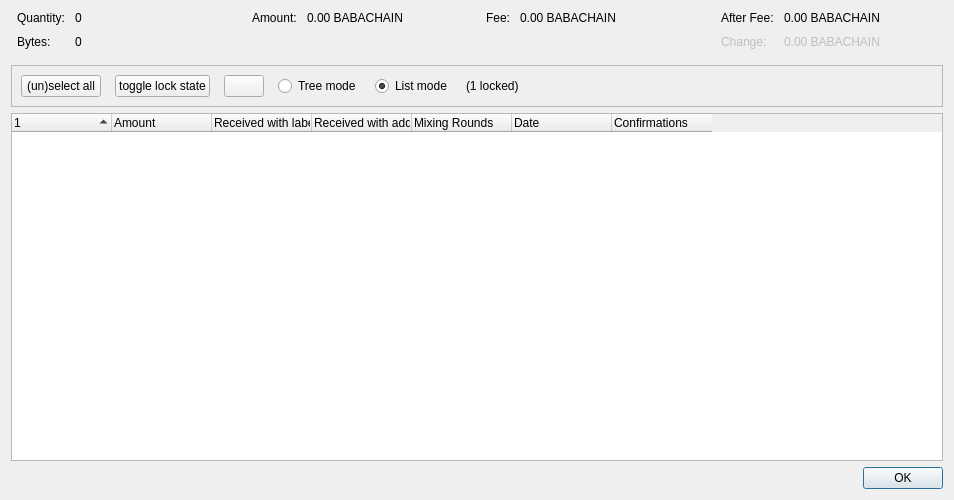
<?xml version="1.0" encoding="UTF-8"?>
<ui version="4.0">
 <class>CoinControlDialog</class>
 <widget class="QDialog" name="CoinControlDialog">
  <property name="geometry">
   <rect>
    <x>0</x>
    <y>0</y>
    <width>954</width>
    <height>500</height>
   </rect>
  </property>
  <property name="windowTitle">
   <string>Coin Selection</string>
  </property>
  <layout class="QVBoxLayout" name="verticalLayout">
   <item>
    <layout class="QHBoxLayout" name="horizontalLayoutTop" stretch="0,0,0,0">
     <property name="topMargin">
      <number>0</number>
     </property>
     <property name="bottomMargin">
      <number>10</number>
     </property>
     <item>
      <layout class="QFormLayout" name="formLayoutCoinControl1">
       <property name="labelAlignment">
        <set>Qt::AlignLeft|Qt::AlignVCenter</set>
       </property>
       <property name="horizontalSpacing">
        <number>10</number>
       </property>
       <property name="verticalSpacing">
        <number>10</number>
       </property>
       <property name="leftMargin">
        <number>6</number>
       </property>
       <property name="rightMargin">
        <number>6</number>
       </property>
       <item row="0" column="0">
        <widget class="QLabel" name="labelCoinControlQuantityText">
         <property name="text">
          <string>Quantity:</string>
         </property>
        </widget>
       </item>
       <item row="0" column="1">
        <widget class="QLabel" name="labelCoinControlQuantity">
         <property name="cursor">
          <cursorShape>IBeamCursor</cursorShape>
         </property>
         <property name="contextMenuPolicy">
          <enum>Qt::ActionsContextMenu</enum>
         </property>
         <property name="text">
          <string notr="true">0</string>
         </property>
         <property name="textInteractionFlags">
          <set>Qt::LinksAccessibleByMouse|Qt::TextSelectableByKeyboard|Qt::TextSelectableByMouse</set>
         </property>
        </widget>
       </item>
       <item row="1" column="0">
        <widget class="QLabel" name="labelCoinControlBytesText">
         <property name="text">
          <string>Bytes:</string>
         </property>
        </widget>
       </item>
       <item row="1" column="1">
        <widget class="QLabel" name="labelCoinControlBytes">
         <property name="cursor">
          <cursorShape>IBeamCursor</cursorShape>
         </property>
         <property name="contextMenuPolicy">
          <enum>Qt::ActionsContextMenu</enum>
         </property>
         <property name="text">
          <string notr="true">0</string>
         </property>
         <property name="textInteractionFlags">
          <set>Qt::LinksAccessibleByMouse|Qt::TextSelectableByKeyboard|Qt::TextSelectableByMouse</set>
         </property>
        </widget>
       </item>
      </layout>
     </item>
     <item>
      <layout class="QFormLayout" name="formLayoutCoinControl2">
       <property name="horizontalSpacing">
        <number>10</number>
       </property>
       <property name="verticalSpacing">
        <number>10</number>
       </property>
       <property name="leftMargin">
        <number>6</number>
       </property>
       <property name="rightMargin">
        <number>6</number>
       </property>
       <item row="0" column="0">
        <widget class="QLabel" name="labelCoinControlAmountText">
         <property name="text">
          <string>Amount:</string>
         </property>
        </widget>
       </item>
       <item row="0" column="1">
        <widget class="QLabel" name="labelCoinControlAmount">
         <property name="cursor">
          <cursorShape>IBeamCursor</cursorShape>
         </property>
         <property name="contextMenuPolicy">
          <enum>Qt::ActionsContextMenu</enum>
         </property>
         <property name="text">
          <string notr="true">0.00 BABACHAIN</string>
         </property>
         <property name="textInteractionFlags">
          <set>Qt::LinksAccessibleByMouse|Qt::TextSelectableByKeyboard|Qt::TextSelectableByMouse</set>
         </property>
        </widget>
       </item>
      </layout>
     </item>
     <item>
      <layout class="QFormLayout" name="formLayoutCoinControl3">
       <property name="horizontalSpacing">
        <number>10</number>
       </property>
       <property name="verticalSpacing">
        <number>10</number>
       </property>
       <property name="leftMargin">
        <number>6</number>
       </property>
       <property name="rightMargin">
        <number>6</number>
       </property>
       <item row="0" column="0">
        <widget class="QLabel" name="labelCoinControlFeeText">
         <property name="text">
          <string>Fee:</string>
         </property>
        </widget>
       </item>
       <item row="0" column="1">
        <widget class="QLabel" name="labelCoinControlFee">
         <property name="cursor">
          <cursorShape>IBeamCursor</cursorShape>
         </property>
         <property name="contextMenuPolicy">
          <enum>Qt::ActionsContextMenu</enum>
         </property>
         <property name="text">
          <string notr="true">0.00 BABACHAIN</string>
         </property>
         <property name="textInteractionFlags">
          <set>Qt::LinksAccessibleByMouse|Qt::TextSelectableByKeyboard|Qt::TextSelectableByMouse</set>
         </property>
        </widget>
       </item>
      </layout>
     </item>
     <item>
      <layout class="QFormLayout" name="formLayoutCoinControl4">
       <property name="labelAlignment">
        <set>Qt::AlignLeft|Qt::AlignVCenter</set>
       </property>
       <property name="horizontalSpacing">
        <number>10</number>
       </property>
       <property name="verticalSpacing">
        <number>10</number>
       </property>
       <property name="leftMargin">
        <number>6</number>
       </property>
       <property name="rightMargin">
        <number>6</number>
       </property>
       <item row="0" column="0">
        <widget class="QLabel" name="labelCoinControlAfterFeeText">
         <property name="text">
          <string>After Fee:</string>
         </property>
        </widget>
       </item>
       <item row="0" column="1">
        <widget class="QLabel" name="labelCoinControlAfterFee">
         <property name="cursor">
          <cursorShape>IBeamCursor</cursorShape>
         </property>
         <property name="contextMenuPolicy">
          <enum>Qt::ActionsContextMenu</enum>
         </property>
         <property name="text">
          <string notr="true">0.00 BABACHAIN</string>
         </property>
         <property name="textInteractionFlags">
          <set>Qt::LinksAccessibleByMouse|Qt::TextSelectableByKeyboard|Qt::TextSelectableByMouse</set>
         </property>
        </widget>
       </item>
       <item row="1" column="0">
        <widget class="QLabel" name="labelCoinControlChangeText">
         <property name="enabled">
          <bool>false</bool>
         </property>
         <property name="text">
          <string>Change:</string>
         </property>
        </widget>
       </item>
       <item row="1" column="1">
        <widget class="QLabel" name="labelCoinControlChange">
         <property name="enabled">
          <bool>false</bool>
         </property>
         <property name="cursor">
          <cursorShape>IBeamCursor</cursorShape>
         </property>
         <property name="contextMenuPolicy">
          <enum>Qt::ActionsContextMenu</enum>
         </property>
         <property name="text">
          <string notr="true">0.00 BABACHAIN</string>
         </property>
         <property name="textInteractionFlags">
          <set>Qt::LinksAccessibleByMouse|Qt::TextSelectableByKeyboard|Qt::TextSelectableByMouse</set>
         </property>
        </widget>
       </item>
      </layout>
     </item>
    </layout>
   </item>
   <item>
    <widget class="QFrame" name="frame">
     <property name="minimumSize">
      <size>
       <width>0</width>
       <height>40</height>
      </size>
     </property>
     <property name="frameShape">
      <enum>QFrame::StyledPanel</enum>
     </property>
     <property name="frameShadow">
      <enum>QFrame::Sunken</enum>
     </property>
     <layout class="QHBoxLayout" name="horizontalLayout">
      <item>
       <layout class="QHBoxLayout" name="horizontalLayoutPanel" stretch="0,0,0,0,0,0,0">
        <property name="spacing">
         <number>14</number>
        </property>
        <item>
         <widget class="QPushButton" name="pushButtonSelectAll">
          <property name="sizePolicy">
           <sizepolicy hsizetype="Maximum" vsizetype="Fixed">
            <horstretch>0</horstretch>
            <verstretch>0</verstretch>
           </sizepolicy>
          </property>
          <property name="text">
           <string>(un)select all</string>
          </property>
          <property name="autoDefault">
           <bool>false</bool>
          </property>
         </widget>
        </item>
        <item>
         <widget class="QPushButton" name="pushButtonToggleLock">
          <property name="sizePolicy">
           <sizepolicy hsizetype="Maximum" vsizetype="Fixed">
            <horstretch>0</horstretch>
            <verstretch>0</verstretch>
           </sizepolicy>
          </property>
          <property name="text">
           <string>toggle lock state</string>
          </property>
          <property name="autoDefault">
           <bool>false</bool>
          </property>
         </widget>
        </item>
        <item>
         <widget class="QPushButton" name="hideButton">
          <property name="sizePolicy">
           <sizepolicy hsizetype="Maximum" vsizetype="Fixed">
            <horstretch>0</horstretch>
            <verstretch>0</verstretch>
           </sizepolicy>
          </property>
          <property name="text">
           <string/>
          </property>
          <property name="autoDefault">
           <bool>false</bool>
          </property>
         </widget>
        </item>
        <item>
         <widget class="QRadioButton" name="radioTreeMode">
          <property name="sizePolicy">
           <sizepolicy hsizetype="Maximum" vsizetype="Fixed">
            <horstretch>0</horstretch>
            <verstretch>0</verstretch>
           </sizepolicy>
          </property>
          <property name="text">
           <string>Tree mode</string>
          </property>
         </widget>
        </item>
        <item>
         <widget class="QRadioButton" name="radioListMode">
          <property name="sizePolicy">
           <sizepolicy hsizetype="Maximum" vsizetype="Fixed">
            <horstretch>0</horstretch>
            <verstretch>0</verstretch>
           </sizepolicy>
          </property>
          <property name="text">
           <string>List mode</string>
          </property>
          <property name="checked">
           <bool>true</bool>
          </property>
         </widget>
        </item>
        <item>
         <widget class="QLabel" name="labelLocked">
          <property name="text">
           <string>(1 locked)</string>
          </property>
         </widget>
        </item>
        <item>
         <spacer name="horizontalSpacer">
          <property name="orientation">
           <enum>Qt::Horizontal</enum>
          </property>
          <property name="sizeHint" stdset="0">
           <size>
            <width>40</width>
            <height>20</height>
           </size>
          </property>
         </spacer>
        </item>
       </layout>
      </item>
     </layout>
    </widget>
   </item>
   <item>
    <widget class="CoinControlTreeWidget" name="treeWidget">
     <property name="contextMenuPolicy">
      <enum>Qt::CustomContextMenu</enum>
     </property>
     <property name="sortingEnabled">
      <bool>false</bool>
     </property>
     <property name="columnCount">
      <number>7</number>
     </property>
     <attribute name="headerShowSortIndicator" stdset="0">
      <bool>true</bool>
     </attribute>
     <attribute name="headerStretchLastSection">
      <bool>false</bool>
     </attribute>
     <column>
      <property name="text">
       <string/>
      </property>
     </column>
     <column>
      <property name="text">
       <string>Amount</string>
      </property>
     </column>
     <column>
      <property name="text">
       <string>Received with label</string>
      </property>
     </column>
     <column>
      <property name="text">
       <string>Received with address</string>
      </property>
     </column>
     <column>
      <property name="text">
       <string>Mixing Rounds</string>
      </property>
     </column>
     <column>
      <property name="text">
       <string>Date</string>
      </property>
     </column>
     <column>
      <property name="text">
       <string>Confirmations</string>
      </property>
      <property name="toolTip">
       <string>Confirmed</string>
      </property>
     </column>
    </widget>
   </item>
   <item>
    <widget class="QDialogButtonBox" name="buttonBox">
     <property name="orientation">
      <enum>Qt::Horizontal</enum>
     </property>
     <property name="standardButtons">
      <set>QDialogButtonBox::Ok</set>
     </property>
    </widget>
   </item>
  </layout>
 </widget>
 <customwidgets>
  <customwidget>
   <class>CoinControlTreeWidget</class>
   <extends>QTreeWidget</extends>
   <header>qt/coincontroltreewidget.h</header>
  </customwidget>
 </customwidgets>
 <resources/>
 <connections/>
</ui>
